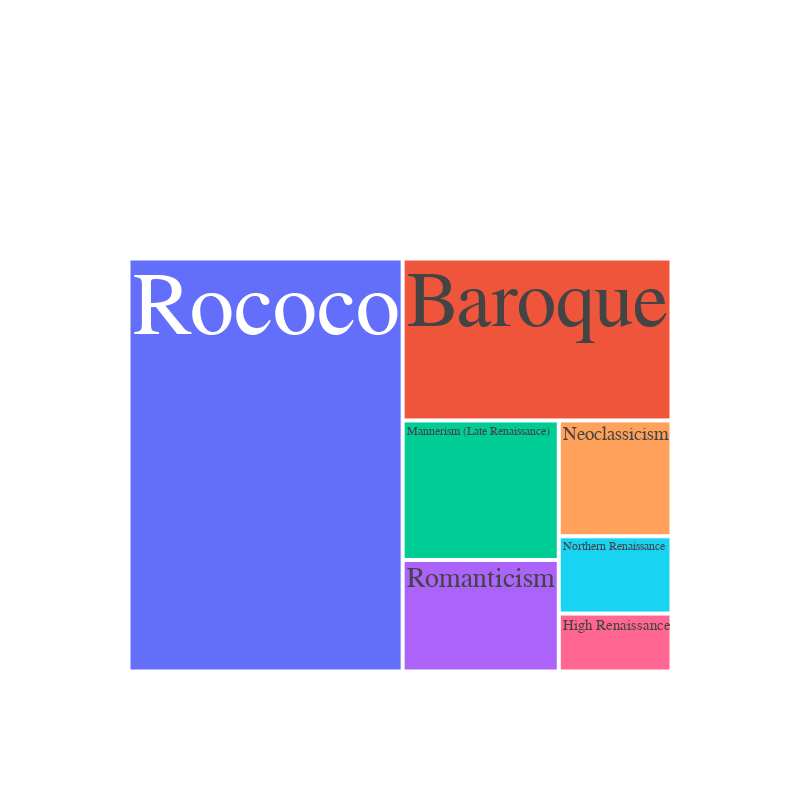

Notebook code cell kept with this figure:
### Markdown cell above
#### Styles Distribution

### Code cell
dog_info = portrait_info[portrait_info["new_filename"].isin(painting_list)]
sytle_dist = dog_info.groupby('style').count()[['artist']]
sytle_dist.reset_index(inplace=True)
fig3 = px.treemap(sytle_dist, path=['style'], values = 'artist', width=800, height=800)

fig3.update_layout(
    font=dict(
        family="Courier New, monospace",
        size=100,
        color="RebeccaPurple"
    )
)
fig3.show()

### Figure 1 — Plotly figure (JSON) as saved in the notebook; plotly's stock layout.template omitted (floating-point values rounded to 4 significant figures)
{"data": [{"branchvalues": "total", "domain": {"x": [0, 1], "y": [0, 1]}, "hovertemplate": "labels=%{label}<br>artist=%{value}<br>parent=%{parent}<br>id=%{id}<extra></extra>", "ids": ["Baroque", "High Renaissance", "Mannerism (Late Renaissance)", "Neoclassicism", "Northern Renaissance", "Rococo", "Romanticism"], "labels": ["Baroque", "High Renaissance", "Mannerism (Late Renaissance)", "Neoclassicism", "Northern Renaissance", "Rococo", "Romanticism"], "name": "", "parents": ["", "", "", "", "", "", ""], "type": "treemap", "values": [20, 3, 10, 6, 4, 52, 8]}], "layout": {"font": {"color": "RebeccaPurple", "family": "Courier New, monospace", "size": 100}, "height": 800, "legend": {"tracegroupgap": 0}, "margin": {"t": 60}, "width": 800}}
